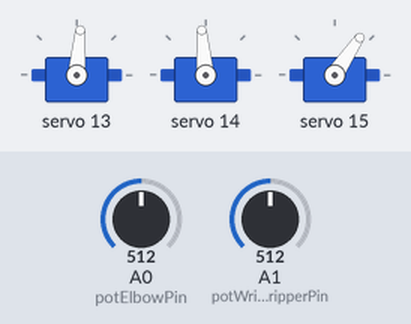
This sketch was run on a simulated Arduino Uno, built with avr-gcc and run on an emulated ATmega328P. Shown: 3 × servo. Inputs (shaded band) come from the test bench; at power-on: A0 (potElbowPin) = 512, A1 (potWristGripperPin) = 512.

Above: at 1.2 s.
1.3 s: A0 (potElbowPin) set to 610
At 2.5 s:
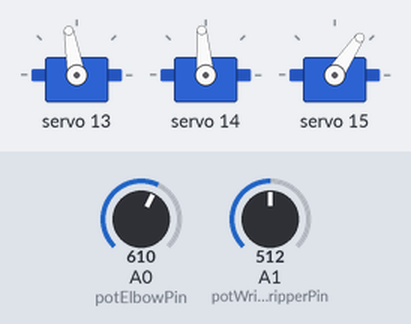
2.8 s: A1 (potWristGripperPin) set to 610
At 3.4 s:
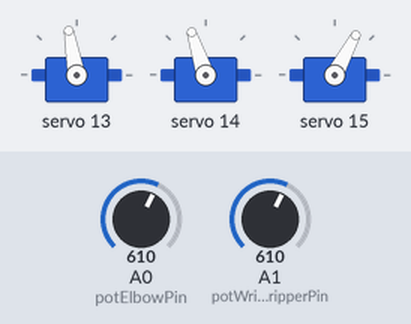
4.3 s: A0 (potElbowPin) set to 590
At 5.5 s:
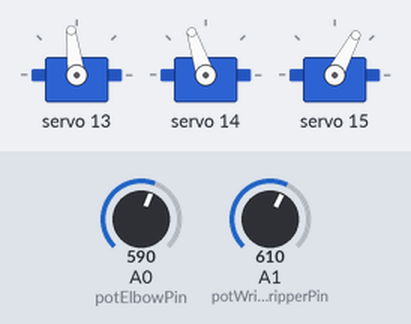
5.8 s: A1 (potWristGripperPin) set to 716
At 7.0 s:
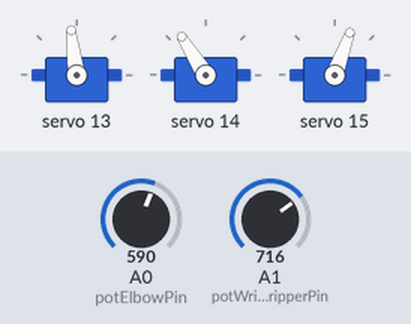
7.3 s: A0 (potElbowPin) set to 716
At 7.9 s:
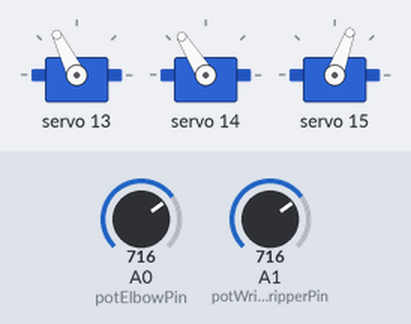
8.8 s: A1 (potWristGripperPin) set to 900
At 9.4 s:
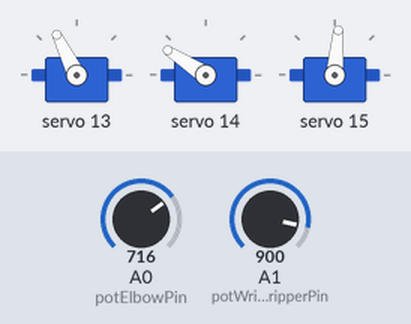
Timing chart, 0 to 11.3 s (numbered marks = the images above; inputs shaded):
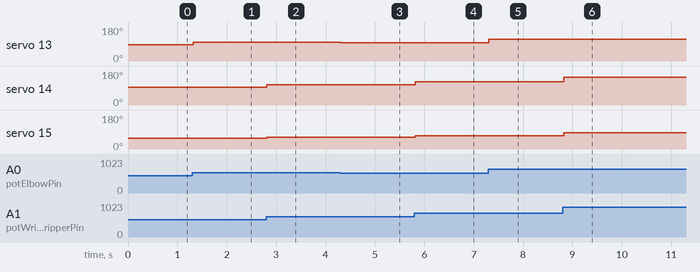

The sketch:

RoboticArmWithPCA9685_2_potentiometers.ino
```cpp
#include <Wire.h>
#include <Adafruit_PWMServoDriver.h>

Adafruit_PWMServoDriver pwm = Adafruit_PWMServoDriver();

// --- Pin and Channel Definitions ---
const int potElbowPin = A0;         // Potentiometer 1 controls the elbow
const int potWristGripperPin = A1;  // Potentiometer 2 controls wrist & gripper

const int ELBOW_CHANNEL = 13;       // Elbow is on channel 13
const int WRIST_CHANNEL = 14;       // Wrist is on channel 14
const int GRIPPER_CHANNEL = 15;     // Grabber is on channel 15

// --- Servo Angle Limits (in degrees) ---
const int ELBOW_MIN_ANGLE = 0;
const int ELBOW_MAX_ANGLE = 160;

const int WRIST_MIN_ANGLE = 20;
const int WRIST_MAX_ANGLE = 160;

const int GRIPPER_MIN_ANGLE = 10;   // Fully closed
const int GRIPPER_MAX_ANGLE = 90;   // Fully open

// Standard pulse length min/max for typical servos (0° to 180°)
#define SERVOMIN  150
#define SERVOMAX  600

void setup() {
  Serial.begin(9600);
  pwm.begin();
  pwm.setPWMFreq(60); // Analog servos run at ~60Hz
}

void loop() {
  // 1. Read the potentiometers (0 to 1023)
  int elbowVal = analogRead(potElbowPin);
  int actionVal = analogRead(potWristGripperPin);

  // 2. Map potentiometer values to target angles
  int elbowAngle = map(elbowVal, 0, 1023, ELBOW_MIN_ANGLE, ELBOW_MAX_ANGLE);
  int wristAngle = map(actionVal, 0, 1023, WRIST_MIN_ANGLE, WRIST_MAX_ANGLE);
  int gripperAngle = map(actionVal, 0, 1023, GRIPPER_MIN_ANGLE, GRIPPER_MAX_ANGLE);

  // 3. Convert target angles into PCA9685 pulse lengths
  int elbowPulse = map(elbowAngle, 0, 180, SERVOMIN, SERVOMAX);
  int wristPulse = map(wristAngle, 0, 180, SERVOMIN, SERVOMAX);
  int gripperPulse = map(gripperAngle, 0, 180, SERVOMIN, SERVOMAX);

  // 4. Send signals to the correct PCA9685 channels
  pwm.setPWM(ELBOW_CHANNEL, 0, elbowPulse);
  pwm.setPWM(WRIST_CHANNEL, 0, wristPulse);
  pwm.setPWM(GRIPPER_CHANNEL, 0, gripperPulse);

  delay(15); // Small delay for stable movement
}
```

Measured:
- after the input at 1.3 s, servo 13: 85° → 100° at once
- after the input at 2.8 s, servo 14: 95° → 108° at once; servo 15: 56° → 62° at once
- after the input at 4.3 s, servo 13: 100° → 97° at once
- after the input at 5.8 s, servo 14: 108° → 122° at once; servo 15: 62° → 70° at once
- after the input at 7.3 s, servo 13: 97° → 116° at once
- after the input at 8.8 s, servo 14: 122° → 147° at once; servo 15: 70° → 85° at once
